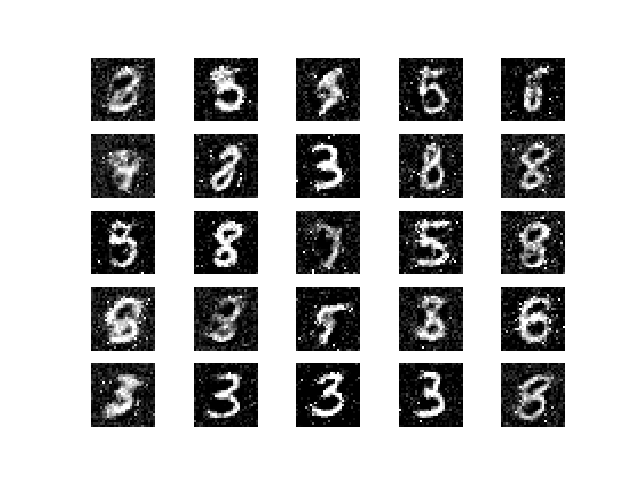

Here is the Python script that generated this plot:
from GANLib import GAN

import tensorflow as tf
import matplotlib.pyplot as plt
import numpy as np


# G(z)
def generator(x):
    layer = tf.layers.dense(x, 256)
    layer = tf.nn.leaky_relu(layer,alpha=0.2)
    layer = tf.layers.batch_normalization(layer, momentum=0.8)
    
    layer = tf.layers.dense(layer, 784)
    layer = tf.nn.leaky_relu(layer,alpha=0.2)
    layer = tf.layers.batch_normalization(layer, momentum=0.8)
    
    layer = tf.reshape(layer,[-1,28,28,1])
    img = layer
    return img
        
# D(x)
def discriminator(x):
    layer = x
    
    layer = tf.layers.flatten(layer)
    layer = tf.layers.dense(layer,256)
    layer = tf.nn.leaky_relu(layer, alpha=0.2)
    layer = tf.layers.dense(layer,128)
    layer = tf.nn.leaky_relu(layer, alpha=0.2)
    
    validity = tf.layers.dense(layer,1)

    return validity
  
# Save examples of generated images to file  
def sample_images(gen, file):
    r, c = 5, 5
    
    noise = np.random.uniform(-1, 1, (r * c, noise_dim))

    gen_imgs = gen.predict(noise)

    # Rescale images 0 - 1
    gen_imgs = 0.5 * gen_imgs + 0.5
    gen_imgs = np.clip(gen_imgs,0,1)
    
    fig, axs = plt.subplots(r, c)
    cnt = 0
    for i in range(r):
        for j in range(c):
            if gen_imgs.shape[-1] == 1: 
                axs[i,j].imshow(gen_imgs[cnt,:,:,0], cmap='gray')
            else:
                axs[i,j].imshow(gen_imgs[cnt,:,:])
            axs[i,j].axis('off')
            cnt += 1
    fig.savefig(file)
    plt.close()    
    
# Load the dataset
(data, _), (_, _) = tf.keras.datasets.mnist.load_data()

# Configure input
data = (data.astype(np.float32) - 127.5) / 127.5
if len(data.shape)<4: data = np.expand_dims(data, axis=3)
data_shape = data.shape[1:]
noise_dim = 100


# Build GAN and train it on data
gan = GAN(data_shape, noise_dim) #define type of Generative model
gan.generator = generator #define generator model
gan.discriminator = discriminator #define discriminator model

def callback():
    sample_images(gan, 'simple_gan.png')

gan.train(data, epochs=20000, batch_size=64, checkpoint_callback = callback, collect_history = False) #train GAN for 20000 iterations


